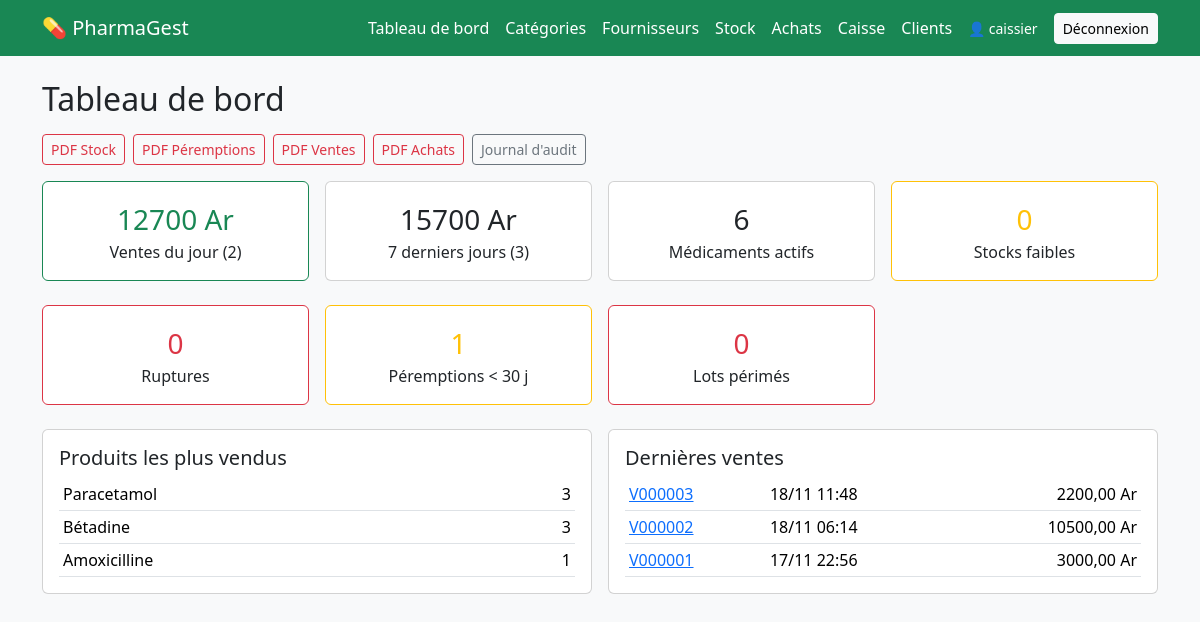
/tableau-de-bord/ (signed in), run on the app's committed database.
### medicaments/models.py (models this page shows, shortened)
class Medicament(models.Model):
    FORMES = [
        ("comprime", "Comprimé"),
        ("gelule", "Gélule"),
        ("sirop", "Sirop"),
        ("injectable", "Injectable"),
        ("pommade", "Pommade"),
        ("autre", "Autre"),
    ]
    nom_commercial = models.CharField(max_length=150)
    denomination_generique = models.CharField(max_length=150, blank=True)
    categorie = models.ForeignKey(
        Categorie, on_delete=models.PROTECT, related_name="medicaments"
    )
    forme = models.CharField(max_length=20, choices=FORMES, default="comprime")
    dosage = models.CharField(max_length=50, blank=True, help_text="Ex : 500 mg")
    laboratoire = models.CharField(max_length=150, blank=True)
    code_barres = models.CharField(max_length=50, unique=True, null=True, blank=True)
    photo = models.ImageField(upload_to="medicaments/", null=True, blank=True)
    prix_achat = models.DecimalField(
        max_digits=10, decimal_places=2, validators=[MinValueValidator(0)]
    )
    prix_vente = models.DecimalField(
        max_digits=10, decimal_places=2, validators=[MinValueValidator(0)]
    )
    seuil_alerte = models.PositiveIntegerField(default=10)
    actif = models.BooleanField(default=True)  # False = archivé
    date_creation = models.DateTimeField(auto_now_add=True)
    class Meta:
        ordering = ["nom_commercial"]

### ventes/models.py (models this page shows, shortened)
class Vente(models.Model):
    MODES = [
        ("especes", "Espèces"),
        ("mobile_money", "Mobile money"),
        ("autre", "Autre"),
    ]
    numero = models.CharField(max_length=20, unique=True, null=True, blank=True)
    utilisateur = models.ForeignKey(
        settings.AUTH_USER_MODEL, on_delete=models.SET_NULL, null=True, blank=True
    )
    client = models.ForeignKey(
        "clients.Client", on_delete=models.SET_NULL,
        null=True, blank=True, related_name="ventes"
    )
    mode_paiement = models.CharField(max_length=20, choices=MODES, default="especes")
    total = models.DecimalField(max_digits=12, decimal_places=2, default=0)
    date = models.DateTimeField(auto_now_add=True)
    class Meta:
        ordering = ["-date"]

### rapports/views.py (the view)
# urls.py: path("", views.dashboard, name="dashboard"),
def dashboard(request):
    today = timezone.localdate()
    jour = Vente.objects.filter(date__date=today).aggregate(
        total=Coalesce(Sum("total"), Value(Decimal("0")), output_field=DecimalField()),
        nb=Count("id"),
    )
    debut = today - timedelta(days=6)
    semaine = Vente.objects.filter(date__date__gte=debut).aggregate(
        total=Coalesce(Sum("total"), Value(Decimal("0")), output_field=DecimalField()),
        nb=Count("id"),
    )
    meds = Medicament.objects.filter(actif=True).annotate(
        stock=Coalesce(
            Sum("lots__quantite",
                filter=Q(lots__bloque=False, lots__date_peremption__gte=today)),
            0,
        )
    )
    nb_actifs = meds.count()
    ruptures = [m for m in meds if m.stock == 0]
    faibles = [m for m in meds if 0 < m.stock <= m.seuil_alerte]
    lots = LotStock.objects.filter(quantite__gt=0).select_related("medicament")
    perimes = lots.filter(date_peremption__lt=today)
    proches = lots.filter(date_peremption__gte=today,
                          date_peremption__lte=today + timedelta(days=30))
    top = (LigneVente.objects
           .values("medicament__nom_commercial")
           .annotate(qte=Sum("quantite"))
           .order_by("-qte")[:5])
    dernieres = Vente.objects.select_related("utilisateur")[:5]
    return render(request, "rapports/dashboard.html", {
        "jour": jour, "semaine": semaine, "nb_actifs": nb_actifs,
        "ruptures": ruptures, "faibles": faibles,
        "perimes": perimes, "proches": proches,
        "top": top, "dernieres": dernieres,
    })

### templates/rapports/dashboard.html (shortened to what this page needs)
{% extends "base.html" %}
{% block content %}
<h2 class="mb-3">Tableau de bord</h2>
<div class="d-flex gap-2 mb-3">
  <a href="{% url 'rapport_stock' %}" target="_blank" class="btn btn-outline-danger btn-sm">PDF Stock</a>
  <a href="{% url 'rapport_peremption' %}" target="_blank" class="btn btn-outline-danger btn-sm">PDF Péremptions</a>
  <a href="{% url 'rapport_ventes' %}" target="_blank" class="btn btn-outline-danger btn-sm">PDF Ventes</a>
  <a href="{% url 'rapport_achats' %}" target="_blank" class="btn btn-outline-danger btn-sm">PDF Achats</a>
  <a href="{% url 'journal' %}" class="btn btn-outline-secondary btn-sm">Journal d'audit</a>
</div>
<div class="row g-3 mb-4">
  <div class="col-md-3"><div class="card card-body text-center border-success">
    <div class="fs-3 text-success">{{ jour.total }} Ar</div>Ventes du jour ({{ jour.nb }})</div></div>
  <div class="col-md-3"><div class="card card-body text-center">
    <div class="fs-3">{{ semaine.total }} Ar</div>7 derniers jours ({{ semaine.nb }})</div></div>
  <div class="col-md-3"><div class="card card-body text-center">
    <div class="fs-3">{{ nb_actifs }}</div>Médicaments actifs</div></div>
  <div class="col-md-3"><div class="card card-body text-center border-warning">
    <div class="fs-3 text-warning">{{ faibles|length }}</div>Stocks faibles</div></div>
</div>
<div class="row g-3 mb-4">
  <div class="col-md-3"><div class="card card-body text-center border-danger">
    <div class="fs-3 text-danger">{{ ruptures|length }}</div>Ruptures</div></div>
  <div class="col-md-3"><div class="card card-body text-center border-warning">
    <div class="fs-3 text-warning">{{ proches|length }}</div>Péremptions &lt; 30 j</div></div>
  <div class="col-md-3"><div class="card card-body text-center border-danger">
    <div class="fs-3 text-danger">{{ perimes|length }}</div>Lots périmés</div></div>
</div>
<div class="row g-3">
  <div class="col-md-6">
    <div class="card card-body">
      <h5>Produits les plus vendus</h5>
      <table class="table table-sm mb-0">
        {% for t in top %}
          <tr><td>{{ t.medicament__nom_commercial }}</td><td class="text-end">{{ t.qte }}</td></tr>
        {% empty %}<tr><td>Aucune vente.</td></tr>{% endfor %}
      </table>
    </div>
  </div>
  <div class="col-md-6">
    <div class="card card-body">
      <h5>Dernières ventes</h5>
      <table class="table table-sm mb-0">
        {% for v in dernieres %}
          <tr>
            <td><a href="{% url 'vente_detail' v.pk %}">{{ v.numero }}</a></td>
            <td>{{ v.date|date:"d/m H:i" }}</td>
            <td class="text-end">{{ v.total }} Ar</td>
          </tr>
        {% empty %}<tr><td>Aucune vente.</td></tr>{% endfor %}
      </table>
    </div>
  </div>
</div>
{% endblock %}

### templates/base.html (shortened to what this page needs)
<!DOCTYPE html>
<html lang="fr">
<head>
  <link href="https://cdn.jsdelivr.net/npm/bootstrap@5.3.3/dist/css/bootstrap.min.css" rel="stylesheet">
</head>
<body class="bg-light">
<nav class="navbar navbar-dark bg-success mb-4">
  <div class="container">
    <a class="navbar-brand" href="{% url 'medicament_liste' %}">💊 PharmaGest</a>
    <div class="d-flex gap-3 align-items-center flex-wrap">
      <a class="nav-link text-white" href="{% url 'dashboard' %}">Tableau de bord</a>
      <a class="nav-link text-white" href="{% url 'categorie_liste' %}">Catégories</a>
      <a class="nav-link text-white" href="{% url 'fournisseur_liste' %}">Fournisseurs</a>
      <a class="nav-link text-white" href="{% url 'stock_apercu' %}">Stock</a>
      <a class="nav-link text-white" href="{% url 'achat_liste' %}">Achats</a>
      <a class="nav-link text-white" href="{% url 'caisse' %}">Caisse</a>
      <a class="nav-link text-white" href="{% url 'client_liste' %}">Clients</a>
      {% if user.is_authenticated %}
        <span class="text-white small">👤 {{ user.username }}</span>
        <form method="post" action="{% url 'logout' %}" class="m-0">
          <button class="btn btn-light btn-sm">Déconnexion</button>
        </form>
      {% endif %}
    </div>
  </div>
</nav>
<div class="container">
  {% block content %}{% endblock %}
</div>
</body>
</html>

### data on the page
Medicament: medicament__nom_commercial "Paracetamol", qte "3"
Medicament: medicament__nom_commercial "Bétadine", qte "3"
Medicament: medicament__nom_commercial "Amoxicilline", qte "1"
Vente: numero "V000003", date "18/11 11:48", total "2200,00"
Vente: numero "V000002", date "18/11 06:14", total "10500,00"
Vente: numero "V000001", date "17/11 22:56", total "3000,00"

### other printed values
{{ user.username }} "caissier"
{{ jour.total }} "12700"
{{ jour.nb }} "2"
{{ semaine.total }} "15700"
{{ semaine.nb }} "3"
{{ nb_actifs }} "6"
{{ faibles|length }} "0"
{{ ruptures|length }} "0"
{{ proches|length }} "1"
{{ perimes|length }} "0"
